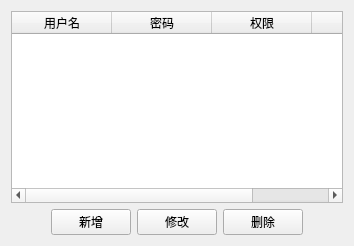
         <widget class="QWidget" name="tab_2">
          <attribute name="title">
           <string>客户端用户</string>
          </attribute>
          <layout class="QGridLayout" name="gridLayout_6">
           <item row="0" column="0">
            <widget class="QTableWidget" name="client_user_tableWidget">
             <column>
              <property name="text">
               <string>用户名</string>
              </property>
             </column>
             <column>
              <property name="text">
               <string>密码</string>
              </property>
             </column>
             <column>
              <property name="text">
               <string>权限</string>
              </property>
             </column>
             <column>
              <property name="text">
               <string>备注</string>
              </property>
             </column>
            </widget>
           </item>
           <item row="1" column="0">
            <layout class="QHBoxLayout" name="horizontalLayout_12">
             <item>
              <spacer name="horizontalSpacer_14">
               <property name="orientation">
                <enum>Qt::Horizontal</enum>
               </property>
               <property name="sizeHint" stdset="0">
                <size>
                 <width>40</width>
                 <height>20</height>
                </size>
               </property>
              </spacer>
             </item>
             <item>
              <widget class="QPushButton" name="client_addUser_pushButton">
               <property name="text">
                <string>新增</string>
               </property>
               <property name="icon">
                <iconset>
                 <normaloff>image/add.png</normaloff>image/add.png</iconset>
               </property>
              </widget>
             </item>
             <item>
              <widget class="QPushButton" name="client_alterUser_pushButton">
               <property name="text">
                <string>修改</string>
               </property>
               <property name="icon">
                <iconset>
                 <normaloff>image/main_exit.png</normaloff>image/main_exit.png</iconset>
               </property>
              </widget>
             </item>
             <item>
              <widget class="QPushButton" name="client_delUser_pushButton">
               <property name="text">
                <string>删除</string>
               </property>
               <property name="icon">
                <iconset>
                 <normaloff>image/delete.png</normaloff>image/delete.png</iconset>
               </property>
              </widget>
             </item>
             <item>
              <spacer name="horizontalSpacer_15">
               <property name="orientation">
                <enum>Qt::Horizontal</enum>
               </property>
               <property name="sizeHint" stdset="0">
                <size>
                 <width>40</width>
                 <height>20</height>
                </size>
               </property>
              </spacer>
             </item>
            </layout>
           </item>
          </layout>
         </widget>
